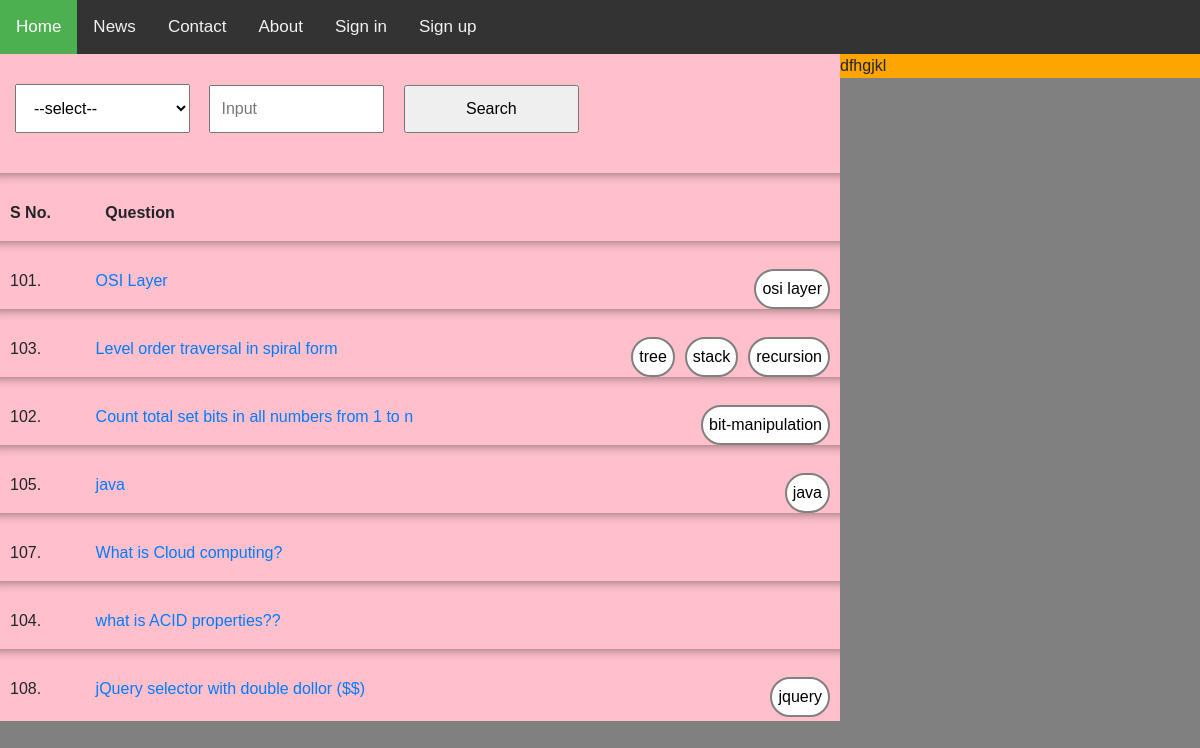
The page / on the database its author committed.
### myApp/models.py (models this page shows, shortened)
class Question_topic(models.Model):
    Question_id = models.ForeignKey(Question, on_delete=models.CASCADE)
    Topic_id = models.ForeignKey(Topictag, on_delete=models.CASCADE)

class Question(models.Model):
    Question_id = models.CharField( max_length=20, primary_key=True)
    Subject = models.ForeignKey(Subject, on_delete=models.CASCADE)
    Author = models.ForeignKey(User, on_delete=models.CASCADE)
    Question_approval = models.BooleanField(default=False)
    Question_number = models.CharField(max_length=10)
    Question_title = models.CharField(max_length=150)
    Question_discription = models.CharField(max_length=10000)
    def __str__(self):
        return self.Question_number

class Topictag(models.Model):
    Topic_id = models.CharField(max_length=25)
    Topic_name = models.CharField(max_length=30)

### myApp/views.py (the view)
# urls.py: path('', views.index, name='index'),
def index(request):
    ques = Question_topic.objects.all()
    if request.session.get('session_name'):
        user = User.objects.get(Q(Email=request.session.get('session_name')))
        return render(request, 'myApp/home.html', {'user': user, 'ques': ques} )
    return render(request, 'myApp/home.html', {'user': request.session.get('session_name'), 'ques': ques})

### myApp/templates/myApp/home.html (shortened to what this page needs)
{% extends 'myApp/base.html' %}
{% load static %}
{% block body %}
            <div class="left" style="width: 70%; float:left; background-color:pink;">
                <form action="{% url 'search' %}" method="post">{% csrf_token %}
                    <select style="padding: 14px; width: 175px; margin-left: 15px; margin-top: 30px;" id="searchbyid" name="searchby" >
                        <option value="--select--">--select--</option>
                    </select>
                    <input style="padding: 10px; width: 175px; margin-left: 15px; margin-top: 30px;" type="text" placeholder="Input " name="text_input" required>
                    <input style="padding: 10px; width: 175px; margin-left: 15px; margin-top: 30px;" type="submit" value="Search"><br>
                <table border="1px" width="100%" style="margin-top: 20px;">
                    <br><hr><nobr style="padding-left: 10px;"> <b>S No.</b></nobr>
                    <nobr style="padding-left: 50px; padding-top:40px; weight: bold;"><b> Question </b></nobr>
                        <p>{% for i in ques %} {% if i.Question_id.Question_approval == True %} {% ifchanged i.Question_id.Question_title %}</p>
                                <hr>
                                <nobr style="padding-left: 10px;">{{ i.Question_id.Question_number }}. </nobr>
                                <nobr style="padding-left: 50px;" ><a style="text-decoration: none;" href="/problem/{{ i.Question_id.Question_id }}">{{ i.Question_id.Question_title }} </a></nobr>
                            <nobr>{% endifchanged %}</nobr>
                            <nobr>{% if i.Topic_id.Topic_id != "N/A" %}</nobr>
                                <nobr style=" padding-right: 10px;float: right;"> <a class="taga" href="/tag/{{ i.Topic_id.Topic_id }}">{{ i.Topic_id.Topic_name }} </a></nobr>
                            <nobr>{% endif %}</nobr>
                        <nobr>{% endif %}</nobr>
                        <nobr>{% endfor %}</nobr>
                </table>
             </form>
            </div>
        <div class="right" style="width: 30%; float:left; background-color:orange;">
            dfhgjkl
        </div>
{% endblock %}

### myApp/templates/myApp/base.html (shortened to what this page needs)
<!DOCTYPE html>
<html lang="en">
<head>
    {% load static %}
    <link rel="stylesheet" href="https://cdnjs.cloudflare.com/ajax/libs/font-awesome/4.7.0/css/font-awesome.min.css">
    <link rel="stylesheet" href="https://maxcdn.bootstrapcdn.com/bootstrap/4.5.2/css/bootstrap.min.css">
</head>
<body>
    <div class="topnav" id="myTopnav">
      <a href="{% url 'home' %}" class="active">Home</a>
      <a href="{% url 'temp' %}">News</a>
      <a href="#contact">Contact</a>
      <a href="#about">About</a>
       {% if user is None %}
        <a href="{% url 'signin_page' %}">Sign in</a>
        <a href="{% url 'signup_page' %}">Sign up</a>
       {% else %}
        <a href="{% url 'add_question' %}">Add Question</a>
        <a href="{% url 'logout' %}">logout</a>
        <a href="{% url 'profile' %}" style="float: right; margin-right: 10%;"><font style="color: white; float: right; margin-right: 10%;">{{ user.FName }}&nbsp;{{ user.LName }}</font></a>
       {% endif %}
</div>
<div style="height: 100vh; width: 100%; background-color: grey;">
    {% block body %}
    {% endblock %}
</div>
</body>
</html>

### rows shown on the page
Question_topic: Question_id.Question_number "101", Question_id.Question_title "OSI Layer", Topic_id.Topic_name "osi layer"
Question_topic: Question_id.Question_number "103", Question_id.Question_title "Level order traversal in spiral form", Topic_id.Topic_name "recursion"
Question_topic: Topic_id.Topic_name "stack"
Question_topic: Topic_id.Topic_name "tree"
Question_topic: Question_id.Question_number "102", Question_id.Question_title "Count total set bits in all numbers from 1 to n", Topic_id.Topic_name "bit-manipulation"
Question_topic: Question_id.Question_number "105", Question_id.Question_title "java", Topic_id.Topic_name "java"
Question_topic: Question_id.Question_number "107", Question_id.Question_title "What is Cloud computing?"
Question_topic: Question_id.Question_number "104", Question_id.Question_title "what is ACID properties??"
Question_topic: Question_id.Question_number "108", Question_id.Question_title "jQuery selector with double dollor ($$)", Topic_id.Topic_name "jquery"
